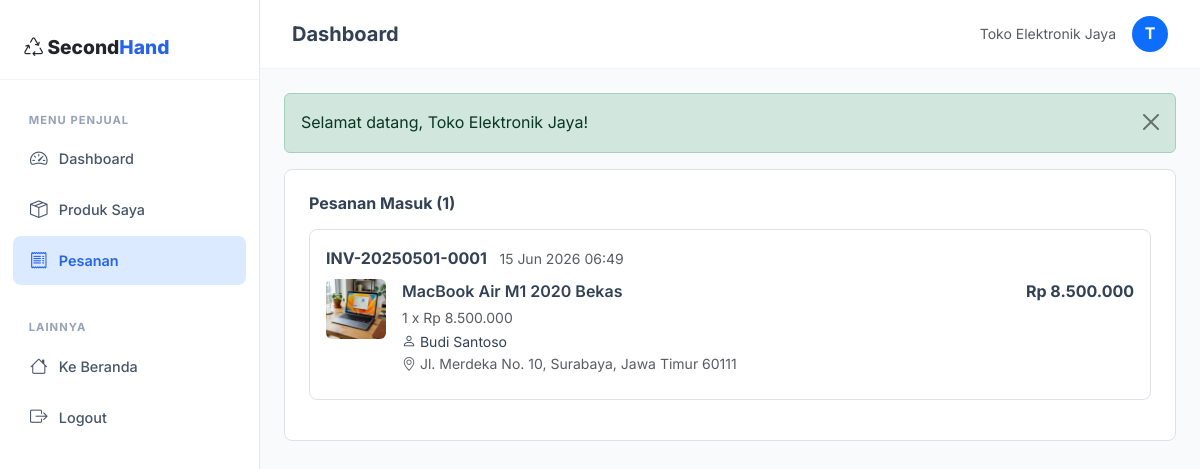
/index.php?page=seller_orders (signed in), run on the app's committed database.
### tables this page shows
CREATE TABLE `order_items` (
  `id` INT(11) NOT NULL AUTO_INCREMENT,
  `order_id` INT(11) NOT NULL,
  `product_id` INT(11) NOT NULL,
  `seller_id` INT(11) NOT NULL,
  `quantity` INT(11) NOT NULL DEFAULT 1,
  `price` DECIMAL(15,2) NOT NULL,
  `subtotal` DECIMAL(15,2) NOT NULL,
  `status` ENUM('pending','confirmed','shipped','delivered','completed','cancelled') NOT NULL DEFAULT 'pending',
  PRIMARY KEY (`id`),
  KEY `fk_oi_order` (`order_id`),
  KEY `fk_oi_product` (`product_id`),
  KEY `fk_oi_seller` (`seller_id`),
  CONSTRAINT `fk_oi_order` FOREIGN KEY (`order_id`) REFERENCES `orders`(`id`) ON DELETE CASCADE,
  CONSTRAINT `fk_oi_product` FOREIGN KEY (`product_id`) REFERENCES `products`(`id`) ON DELETE CASCADE,
  CONSTRAINT `fk_oi_seller` FOREIGN KEY (`seller_id`) REFERENCES `users`(`id`) ON DELETE CASCADE
);

CREATE TABLE `orders` (
  `id` INT(11) NOT NULL AUTO_INCREMENT,
  `invoice_number` VARCHAR(50) NOT NULL UNIQUE,
  `buyer_id` INT(11) NOT NULL,
  `total_amount` DECIMAL(15,2) NOT NULL,
  `shipping_cost` DECIMAL(15,2) NOT NULL DEFAULT 0,
  `shipping_address` TEXT NOT NULL,
  `shipping_method` VARCHAR(50) DEFAULT 'reguler',
  `status` ENUM('pending','confirmed','processing','shipped','delivered','completed','cancelled') NOT NULL DEFAULT 'pending',
  `tracking_number` VARCHAR(100) DEFAULT NULL,
  `notes` TEXT DEFAULT NULL,
  `created_at` TIMESTAMP DEFAULT CURRENT_TIMESTAMP,
  `updated_at` TIMESTAMP DEFAULT CURRENT_TIMESTAMP ON UPDATE CURRENT_TIMESTAMP,
  PRIMARY KEY (`id`),
  KEY `fk_order_buyer` (`buyer_id`),
  CONSTRAINT `fk_order_buyer` FOREIGN KEY (`buyer_id`) REFERENCES `users`(`id`) ON DELETE CASCADE
);

CREATE TABLE `products` (
  `id` INT(11) NOT NULL AUTO_INCREMENT,
  `seller_id` INT(11) NOT NULL,
  `category_id` INT(11) NOT NULL,
  `name` VARCHAR(200) NOT NULL,
  `slug` VARCHAR(220) NOT NULL UNIQUE,
  `description` TEXT NOT NULL,
  `price` DECIMAL(15,2) NOT NULL,
  `original_price` DECIMAL(15,2) DEFAULT NULL,
  `stock` INT(11) NOT NULL DEFAULT 1,
  `condition_status` ENUM('like_new','good','fair') NOT NULL DEFAULT 'good',
  `weight` INT(11) DEFAULT 1000 COMMENT 'dalam gram',
  `images` TEXT DEFAULT NULL COMMENT 'JSON array of image filenames',
  `verification_status` ENUM('pending','approved','rejected') NOT NULL DEFAULT 'pending',
  `verification_note` TEXT DEFAULT NULL,
  `is_active` TINYINT(1) NOT NULL DEFAULT 1,
  `view_count` INT(11) DEFAULT 0,
  `created_at` TIMESTAMP DEFAULT CURRENT_TIMESTAMP,
  `updated_at` TIMESTAMP DEFAULT CURRENT_TIMESTAMP ON UPDATE CURRENT_TIMESTAMP,
  PRIMARY KEY (`id`),
  KEY `fk_product_seller` (`seller_id`),
  KEY `fk_product_category` (`category_id`),
  CONSTRAINT `fk_product_seller` FOREIGN KEY (`seller_id`) REFERENCES `users`(`id`) ON DELETE CASCADE,
  CONSTRAINT `fk_product_category` FOREIGN KEY (`category_id`) REFERENCES `categories`(`id`) ON DELETE CASCADE
);

CREATE TABLE `users` (
  `id` INT(11) NOT NULL AUTO_INCREMENT,
  `name` VARCHAR(100) NOT NULL,
  `email` VARCHAR(100) NOT NULL UNIQUE,
  `password` VARCHAR(255) NOT NULL,
  `phone` VARCHAR(20) DEFAULT NULL,
  `address` TEXT DEFAULT NULL,
  `avatar` VARCHAR(255) DEFAULT 'default.png',
  `role` ENUM('buyer','seller','admin') NOT NULL DEFAULT 'buyer',
  `is_active` TINYINT(1) NOT NULL DEFAULT 1,
  `created_at` TIMESTAMP DEFAULT CURRENT_TIMESTAMP,
  `updated_at` TIMESTAMP DEFAULT CURRENT_TIMESTAMP ON UPDATE CURRENT_TIMESTAMP,
  PRIMARY KEY (`id`)
);

### src/config/helpers.php (called while the page is built, shortened)
<?php
function e($string) {
    return htmlspecialchars($string ?? '', ENT_QUOTES, 'UTF-8');
}
function formatRupiah($amount) {
    return 'Rp ' . number_format($amount, 0, ',', '.');
}
function productImage($filename) {
    return BASE_URL . '/src/uploads/products/' . $filename;
}
function truncate($text, $length = 100) {
    if (strlen($text) <= $length) return $text;
    return substr($text, 0, $length) . '...';
}

### src/views/seller/orders.php (the view, shortened to what this page needs)
<?php
$db = getDB();
$sellerId = $_SESSION['user_id'];
$orders = $db->prepare("SELECT oi.*, o.invoice_number, o.status as order_status, o.tracking_number, o.shipping_address, o.created_at as order_date, p.name as product_name, p.images, u.name as buyer_name FROM order_items oi JOIN orders o ON oi.order_id = o.id JOIN products p ON oi.product_id = p.id JOIN users u ON o.buyer_id = u.id WHERE oi.seller_id = ? ORDER BY o.created_at DESC");
$orders->execute([$sellerId]);
$orderList = $orders->fetchAll();
?>
<div class="bg-white rounded-3 border p-4">
    <h6 class="fw-bold mb-3">Pesanan Masuk (<?= count($orderList) ?>)</h6>
    <?php if (empty($orderList)): ?>
    <div class="empty-state"><i class="bi bi-receipt"></i><h5>Belum Ada Pesanan</h5></div>
    <?php else: ?>
    <?php foreach ($orderList as $o):
        $imgs = json_decode($o['images'], true);
    ?>
    <div class="border rounded-3 p-3 mb-3">
        <div class="d-flex justify-content-between align-items-center mb-2">
            <div>
                <span class="fw-bold"><?= e($o['invoice_number']) ?></span>
                <span class="text-muted small ms-2"><?= date('d M Y H:i', strtotime($o['order_date'])) ?></span>
            </div>
        </div>
        <div class="d-flex gap-3 mb-2">
            <img src="<?= productImage(!empty($imgs)?$imgs[0]:'') ?>" class="rounded" style="width:60px;height:60px;object-fit:cover">
            <div class="flex-fill">
                <div class="fw-semibold"><?= e($o['product_name']) ?></div>
                <small class="text-muted"><?= $o['quantity'] ?> x <?= formatRupiah($o['price']) ?></small>
                <div class="small"><i class="bi bi-person"></i> <?= e($o['buyer_name']) ?></div>
                <div class="small text-muted"><i class="bi bi-geo-alt"></i> <?= e(truncate($o['shipping_address'], 60)) ?></div>
            </div>
            <div class="fw-bold text-end"><?= formatRupiah($o['subtotal']) ?></div>
        </div>
    </div>
    <?php endforeach; ?>
    <?php endif; ?>
</div>

### src/assets/css/style.css (style rules this page uses)
:root { --primary: #2563eb; --primary-dark: #1d4ed8; --primary-light: #dbeafe; --secondary: #1e293b; --accent: #0ea5e9; --success: #10b981; --warning: #f59e0b; --danger: #ef4444; --dark: #0f172a; --gray-900: #1e293b; --gray-800: #334155; --gray-700: #475569; --gray-600: #64748b; --gray-500: #94a3b8; --gray-400: #cbd5e1; --gray-300: #e2e8f0; --gray-200: #f1f5f9; --gray-100: #f8fafc; --white: #ffffff; --shadow-sm: 0 1px 2px rgba(0, 0, 0, 0.05); --shadow: 0 1px 3px rgba(0, 0, 0, 0.1), 0 1px 2px rgba(0, 0, 0, 0.06); --shadow-md: 0 4px 6px -1px rgba(0, 0, 0, 0.1), 0 2px 4px -1px rgba(0, 0, 0, 0.06); --shadow-lg: 0 10px 15px -3px rgba(0, 0, 0, 0.1), 0 4px 6px -2px rgba(0, 0, 0, 0.05); --shadow-xl: 0 20px 25px -5px rgba(0, 0, 0, 0.1), 0 10px 10px -5px rgba(0, 0, 0, 0.04); --radius: 12px; --radius-sm: 8px; --radius-lg: 16px; --transition: all 0.3s cubic-bezier(0.4, 0, 0.2, 1); }
*, *::before, *::after { box-sizing: border-box; }
body { font-family: 'Inter', sans-serif; background-color: var(--gray-100); color: var(--gray-800); line-height: 1.6; -webkit-font-smoothing: antialiased; }

### data on the page
order_items: order.invoice_number "INV-20250501-0001", order.created_at "15 Jun 2026 06:49", product.name "MacBook Air M1 2020 Bekas", quantity "1", price "Rp 8.500.000", users.name "Budi Santoso", order.shipping_address "Jl. Merdeka No. 10, Surabaya, Jawa Timur 60111", subtotal "Rp 8.500.000"

### other printed values
$dashboardTitle "Dashboard"
$_SESSION['name'] "Toko Elektronik Jaya"
substr($_SESSION['name'] ?? 'U', 0, 1) "T"
$flash['message'] "Selamat datang, Toko Elektronik Jaya!"
count($orderList) "1"
